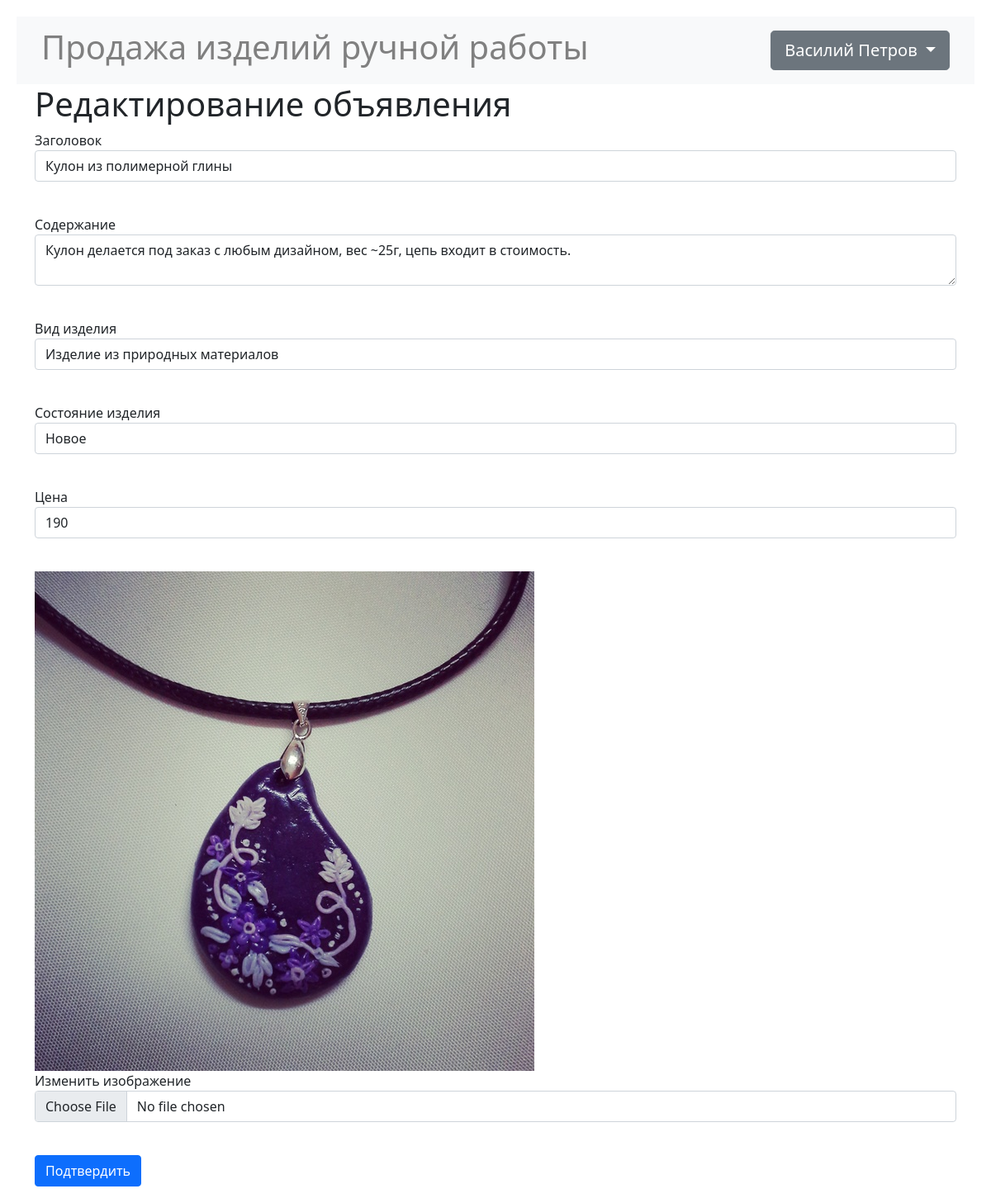
The page /ad/4 (signed in) on the database its author committed.
### data/users.py (models this page shows, shortened)
class User(SqlAlchemyBase, UserMixin, SerializerMixin):
    __tablename__ = 'users'
    id = sqlalchemy.Column(sqlalchemy.Integer,
                           primary_key=True, autoincrement=True)
    name = sqlalchemy.Column(sqlalchemy.String, nullable=True)
    surname = sqlalchemy.Column(sqlalchemy.String, nullable=True)
    patronymic = sqlalchemy.Column(sqlalchemy.String, nullable=True)
    city = sqlalchemy.Column(sqlalchemy.String, nullable=True)
    age = sqlalchemy.Column(sqlalchemy.Integer, nullable=True)
    email = sqlalchemy.Column(sqlalchemy.String,
                              index=True, unique=True, nullable=True)
    about = sqlalchemy.Column(sqlalchemy.String, nullable=True)
    hashed_password = sqlalchemy.Column(sqlalchemy.String, nullable=True)
    created_date = sqlalchemy.Column(sqlalchemy.DateTime,
                                     default=datetime.datetime.now)
    ads = orm.relation("Ad", back_populates='user')

### data/ads.py (models this page shows)
class Ad(SqlAlchemyBase, SerializerMixin):
    __tablename__ = 'ads'
    id = sqlalchemy.Column(sqlalchemy.Integer,
                           primary_key=True, autoincrement=True)
    user_id = sqlalchemy.Column(sqlalchemy.Integer,
                                sqlalchemy.ForeignKey("users.id"))
    title = sqlalchemy.Column(sqlalchemy.String, nullable=True)
    content = sqlalchemy.Column(sqlalchemy.String, nullable=True)
    price = sqlalchemy.Column(sqlalchemy.Integer, nullable=True)
    filename = sqlalchemy.Column(sqlalchemy.String, nullable=True)
    created_date = sqlalchemy.Column(sqlalchemy.DateTime,
                                     default=datetime.datetime.now)
    is_sold = sqlalchemy.Column(sqlalchemy.Boolean, default=False)
    material = sqlalchemy.Column(sqlalchemy.String, nullable=True)
    condition = sqlalchemy.Column(sqlalchemy.String, nullable=True)
    user = orm.relation('User')

### main.py (the view, shortened to what this page needs)
@app.route('/ad/<int:id>', methods=['GET', 'POST'])
@login_required
def edit_ad(id):
    form = AdEditForm()
    if request.method == "GET":
        db_sess = db_session.create_session()
        ad = db_sess.query(Ad).filter(Ad.id == id,
                                      Ad.user == current_user).first()
        if ad:
            form.title.data = ad.title
            form.content.data = ad.content
            form.price.data = ad.price
            form.material.data = ad.material
            form.condition.data = ad.condition
            form.current_img.data = f"../static/img/{ad.filename}"
        else:
            abort(404)
    return render_template('ad.html',
                           title='Редактирование объявления',
                           form=form)

### forms/ad.py
class AdEditForm(AdForm):
    image = FileField("Изменить изображение")

### data/db_session.py (called while the page is built)
def create_session() -> Session:
    global __factory
    return __factory()

### main.py (called while the page is built)
@login_manager.user_loader
def load_user(user_id):
    db_sess = db_session.create_session()
    return db_sess.query(User).get(user_id)

### templates/ad.html (shortened to what this page needs)
{% extends "base.html" %}
{% block content %}
<h1>{{ title }}</h1>
<form action="" method="post" enctype="multipart/form-data">
    <p>
        {{ form.title.label }}<br>
        {{ form.title(class="form-control") }}<br>
    <p>
        {{ form.content.label }}<br>
        {{ form.content(class="form-control") }}<br>
    <p>
        {{ form.material.label }}<br>
        {{ form.material(class="form-control") }}<br>
    <p>
        {{ form.condition.label }}<br>
        {{ form.condition(class="form-control") }}<br>
    <p>
        {{ form.price.label }}<br>
        {{ form.price(class="form-control") }}<br>
    <p>
        {% if form.current_img.data %}
            <img src={{ form.current_img.data }}
                 alt="Прошлое изображение товара"><br>
        {% endif %}
        {{ form.image.label }}<br>
        {{ form.image(class="form-control") }}<br>
    <p>{{ form.submit(type="submit", class="btn btn-primary") }}</p>
</form>
{% endblock %}

### templates/base.html (shortened to what this page needs)
<!doctype html>
<html lang="en">
<head>
    <link href="https://cdn.jsdelivr.net/npm/bootstrap@5.1.3/dist/css/bootstrap.min.css"
          rel="stylesheet"
>
    <link rel="stylesheet" type="text/css" href={{css}}>
    <link rel="stylesheet" type="text/css" href="/static/css/base.css">
</head>
<body>
<header>
    <nav class="navbar navbar-light bg-light">
        <span class="navbar-text h1" data-bs-toggle="tooltip"
              data-bs-placement="bottom" title="Перейти на главную страницу">
            <a href="/" class="base_title"
               style="color:grey; white-space: nowrap;">
                Продажа изделий ручной работы</a></span>
        {% if current_user.is_authenticated %}
        <div class="btn-group">
            <button type="button"
                    class="btn btn-secondary btn-lg dropdown-toggle"
                    data-bs-toggle="dropdown" aria-expanded="false">
                {{ current_user.name }} {{ current_user.surname }}
            </button>
        </div>
        {% else %}
        <p>
            <a class="btn btn-primary"
               href="/register">Зарегистрироваться</a>
            <a class="btn btn-success" href="/login">Войти</a>
        </p>
        {% endif %}
    </nav>
</header>
<main role="main" class="container">
    {% block content %}{% endblock %}
</main>
</body>
</html>

### static/css/base.css (style rules this page uses)
body { margin: 20px; }
.navbar { padding: 5px 30px; }
.base_title { text-decoration: none; }

### rows shown on the page
User: name "Василий", surname "Петров"
Ad: title "Кулон из полимерной глины", content "Кулон делается под заказ с любым дизайном, вес ~25г, цепь входит в стоимость.", material "Изделие из природных материалов", condition "Новое", price "190"

### other values the page prints
{{ title }} "Редактирование объявления"
